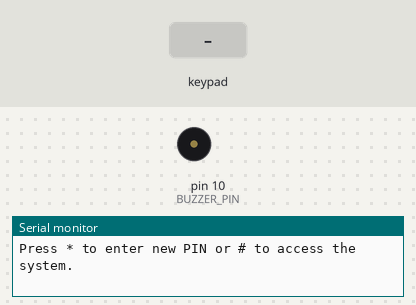
A sketch run on a simulated Arduino Uno, built with avr-gcc and run on an emulated ATmega328P. Shown: buzzer (waves = sounding), the last lines printed to the serial monitor. The inputs (shaded band) are chosen by the test bench.

Above: at 1.4 s.
1.5 s: keypad keys 0 0 0 0 # pressed 0.4 s apart
At 2.75 s:
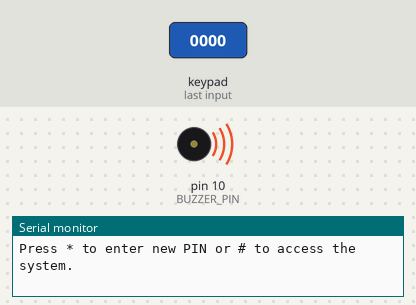
5.0 s: key '1' pressed
At 5.5 s:
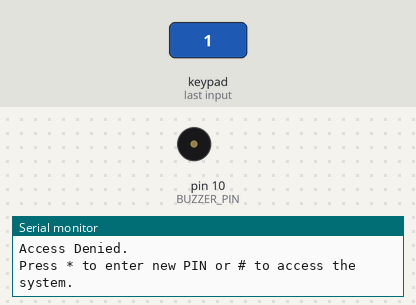
Timing chart, 0 to 8.0 s (numbered marks = the images above; inputs shaded):
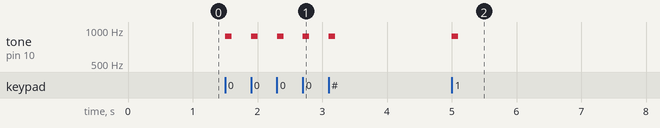

Measured:
- after the input at 1.5 s, tone on pin 10 (BUZZER_PIN): alternates 880 Hz for 0.10 s and silent for 0.30 s, 10 changes in all, then stays silent, starting at once
- after the input at 5.0 s, tone on pin 10 (BUZZER_PIN): silent → 880 Hz at once, → silent 0.10 s later

The sketch:

day13_PIN.ino
```cpp
#include <Keypad.h>

const byte ROWS = 4;
const byte COLS = 4;

const byte ROW_PINS[ROWS] = {5,4,3,2};
const byte COL_PINS[COLS] = {6,7,8,9};

const char BUTTONS[ROWS][COLS] = {
  {'1','2','3','A'},
  {'4','5','6','B'},
  {'7','8','9','C'},
  {'*','0','#','D'}
};

const unsigned int TONES[ROWS][COLS] = {
  {31, 93, 147, 208},
  {247, 311, 370, 440},
  {523, 587, 698, 880},
  {1397, 2637, 3729, 0}
};

const byte BUZZER_PIN = 10;

const byte PIN_LENGTH = 4;
char current_pin[PIN_LENGTH] = {'0','0','0','0'};


Keypad heroKeypad = Keypad(makeKeymap(BUTTONS), ROW_PINS, COL_PINS, ROWS, COLS);

bool validatePIN(){
  Serial.println("Enter the pin to continue: ");
  for (int i=0; i<PIN_LENGTH; i++){
    char pressedButtonPIN = heroKeypad.waitForKey();
    tone(BUZZER_PIN, 880, 100);
    Serial.print("Digit number ");
    Serial.print(i);
    Serial.println(" entered");
    if (pressedButtonPIN == current_pin[i]){

    }else{
      return false;
    }
  }
  return true;
}

void setup() {
  pinMode(BUZZER_PIN, OUTPUT);
  // put your setup code here, to run once:
  Serial.begin(9600);
  delay(200);
  Serial.println("Press * to enter new PIN or # to access the system.");
}


void loop() {
  // put your main code here, to run repeatedly:
  char pressedButton = heroKeypad.waitForKey();

  tone(BUZZER_PIN, 880, 100);

  if (pressedButton == '#'){
    bool access_allowed = validatePIN();
    if (access_allowed){
      Serial.println("Welcome, authorized user");
    }else{
      Serial.println("Access Denied.\n\nPress * to enter new PIN or # to access the system.");

    }
  }

  if (pressedButton == '*'){
    bool access_allowed = validatePIN();
    if (access_allowed){
      Serial.println("Welcome, authorized user. Please enter a new PIN: ");
      for (int i; i<PIN_LENGTH; i++){
        char pressedButtonPIN = heroKeypad.waitForKey();
        tone(BUZZER_PIN, 880, 100);
        current_pin[i] = pressedButtonPIN;
      }
      Serial.println("New PIN set. Your current PIN: ");
      Serial.println(current_pin);
    }else{
      Serial.println("Access Denied.\n\nPress * to enter new PIN or # to access the system.");

    }
  }

}
```
